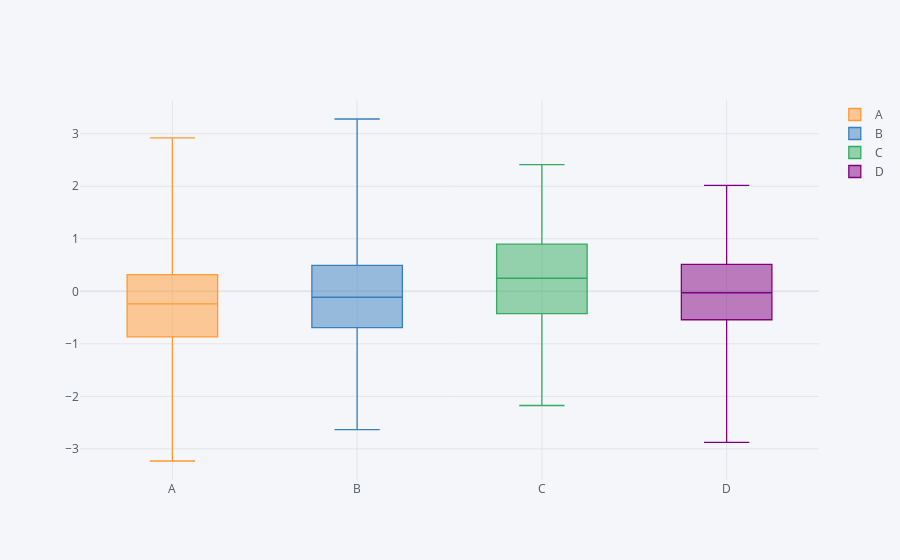

This figure's notebook cell:
### Markdown cell above
### boxplot

### Code cell
df1.iplot(kind='box')
